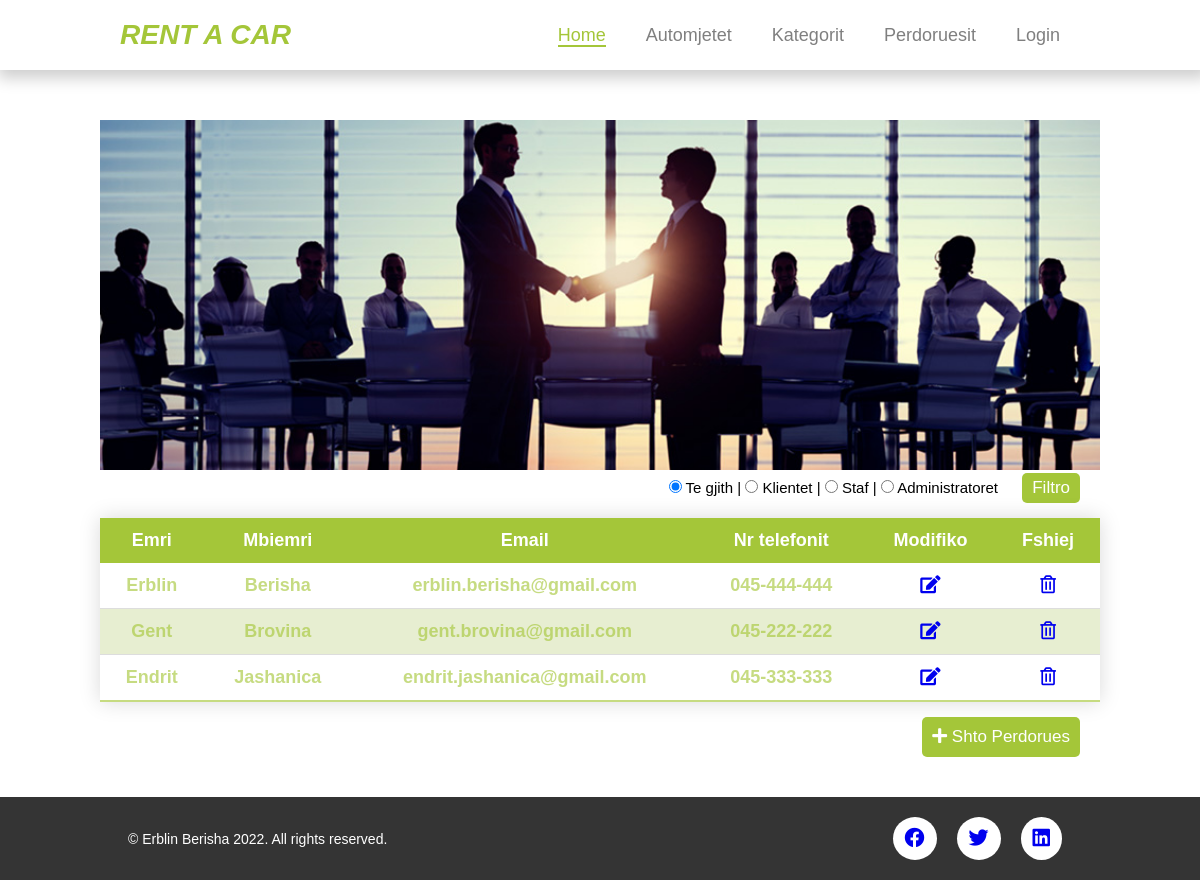
The app's page /perdoruesit.php, older data.
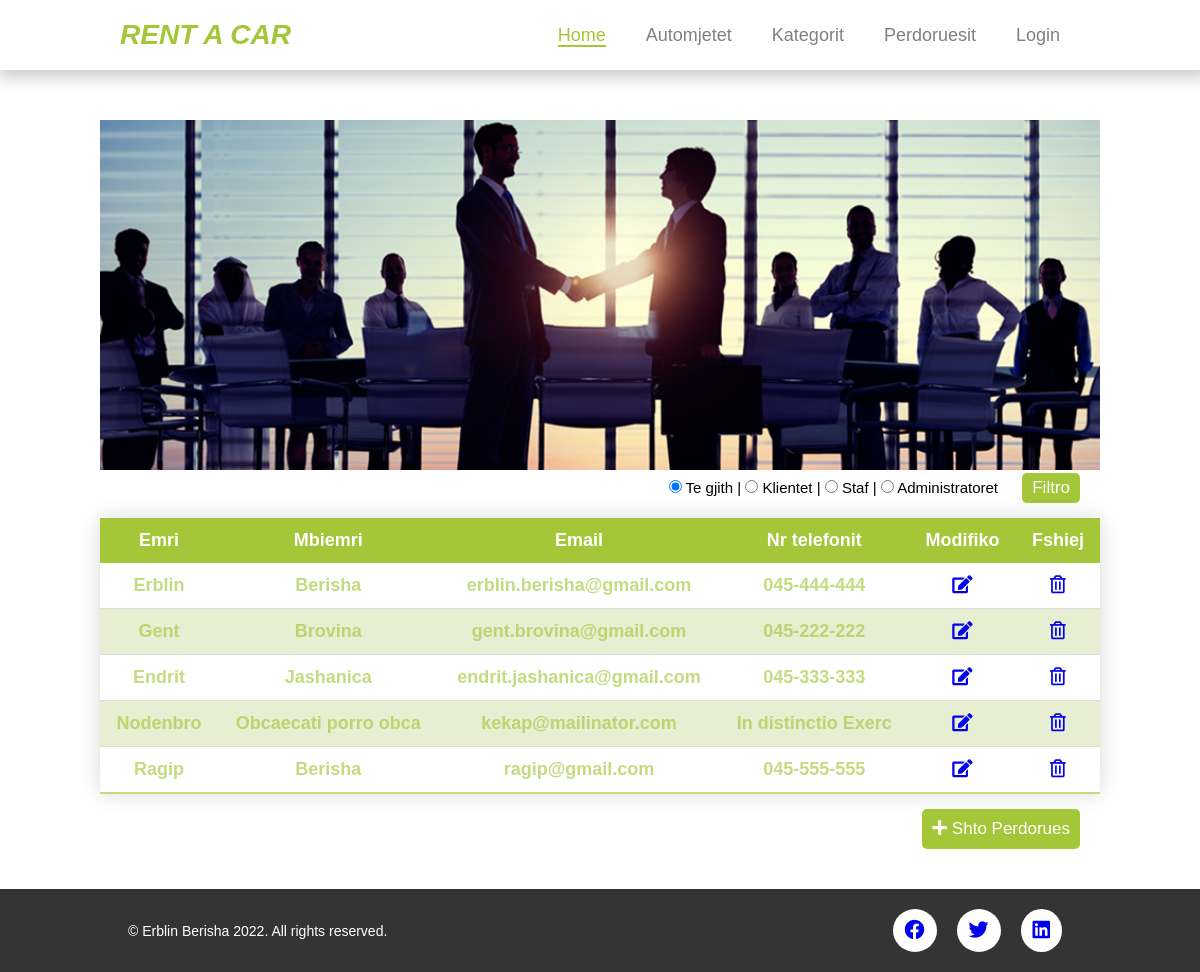
The same page, newer data.
### tables this page shows
CREATE TABLE `perdoruesit` (
  `perdoruesiid` int(11) NOT NULL,
  `emri` varchar(50) DEFAULT NULL,
  `mbiemri` varchar(50) DEFAULT NULL,
  `email` varchar(30) DEFAULT NULL,
  `telefoni` varchar(30) DEFAULT NULL,
  `fjalekalimi` varchar(30) DEFAULT NULL,
  `nrpersonal` bigint(20) DEFAULT NULL,
  `roli` bit(1) DEFAULT NULL,
  `adresa` varchar(50) NOT NULL
);

### inc/functions.php (called while the page is built, shortened)
<?php
function merrPerdoruesit(){
    global $dbconn;
    $sql="SELECT perdoruesiid, emri, mbiemri, email, telefoni FROM perdoruesit";
    return mysqli_query($dbconn,$sql);
}
?>

### perdoruesit.php (the view)
<?php
include "inc/header.php";
?>
<section class="list-entity container">
    <div class="image">
        <img src="img/clients.jpg" alt="">
    </div>
    <div class="filter">
        <form action="">
            <input type="radio" name="filter" id="te_gjithe" checked>
            <label for="te_gjithe">Te gjith | </label>
            <input type="radio" name="filter">
            <label for="te_gjithe">Klientet | </label>
            <input type="radio" name="filter">
            <label for="te_gjithe">Staf | </label>
            <input type="radio" name="filter">
            <label for="te_gjithe">Administratoret</label>
            <input type="submit" class="btn-filtro" value="Filtro">
        </form>
    </div>
    <table class="styled-table">
        <thead>
        <tr>
            <th>Emri</th>
            <th>Mbiemri</th>
            <th>Email</th>
            <th>Nr telefonit</th>
            <th>Modifiko</th>
            <th>Fshiej</th>
        </tr>
        </thead>
        <tbody>
            <?php
            $perdoruesit=merrPerdoruesit();
            while ($perdoruesi =mysqli_fetch_assoc($perdoruesit)) {
                $pid=$perdoruesi['perdoruesiid'];
                echo "<tr class='active-row'>";
                echo "<td>". $perdoruesi['emri'] . "</td>";
                echo "<td>". $perdoruesi['mbiemri'] . "</td>";
                echo "<td>". $perdoruesi['email'] . "</td>";
                echo "<td>". $perdoruesi['telefoni'] . "</td>";
                echo "<td><a href='shto_modifiko_perdorues.php?pid={$pid}'>
                <i class='fas fa-edit'></i></a></td>";
                echo "<td><a href='fshijperdorues.php?pid={$pid}'>
                <i class='far fa-trash-alt'></i></a></td>";
                echo "</tr>";
            }
            ?>
    </table>
    <a href="shto_modifiko_perdorues.php" id="add_entity"><i class="fas fa-plus"></i> Shto Perdorues</a>
</section>
<?php
include "inc/footer.php";
?>

Row changes from the older to the newer data that the page shows:
added perdoruesit: emri "Nodenbro", mbiemri "Obcaecati porro obca", email "kekap@mailinator.com", telefoni "In distinctio Exerc"
added perdoruesit: emri "Ragip", mbiemri "Berisha", email "ragip@gmail.com", telefoni "045-555-555"
